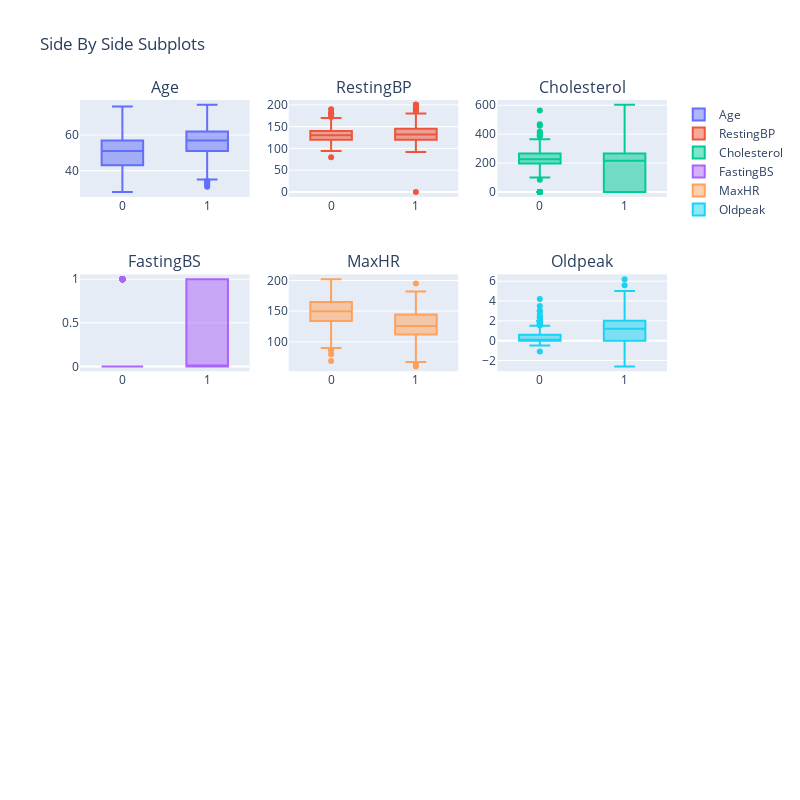

The code cell stored with this chart in its notebook:
### Markdown cell above
### Outliers

### Code cell
from plotly.subplots import make_subplots
import plotly.graph_objects as go

fig = make_subplots(rows=4, cols=3, subplot_titles=num_cols)


for i,col in enumerate(num_cols,1):
    plot_row = (i-1)//3 + 1
    plot_col = i - 3*(plot_row-1)
    fig.add_trace(
        go.Box(x=df["HeartDisease"],y=df[col],name=col),
        row=plot_row,
        col=plot_col
    )


fig.update_layout(height=800, width=800, title_text="Side By Side Subplots")
fig.show()

### Figure 1 — Plotly figure (JSON) as saved in the notebook; plotly's stock layout.template omitted (floating-point values rounded to 4 significant figures; data arrays with more than 128 entries replaced by an {"elided": "..."} marker saying what was removed)
{"data": [{"name": "Age", "type": "box", "x": {"elided": "918 int values"}, "xaxis": "x", "y": {"elided": "918 int values"}, "yaxis": "y"}, {"name": "RestingBP", "type": "box", "x": {"elided": "918 int values"}, "xaxis": "x2", "y": {"elided": "918 int values"}, "yaxis": "y2"}, {"name": "Cholesterol", "type": "box", "x": {"elided": "918 int values"}, "xaxis": "x3", "y": {"elided": "918 int values"}, "yaxis": "y3"}, {"name": "FastingBS", "type": "box", "x": {"elided": "918 int values"}, "xaxis": "x4", "y": {"elided": "918 int values"}, "yaxis": "y4"}, {"name": "MaxHR", "type": "box", "x": {"elided": "918 int values"}, "xaxis": "x5", "y": {"elided": "918 int values"}, "yaxis": "y5"}, {"name": "Oldpeak", "type": "box", "x": {"elided": "918 int values"}, "xaxis": "x6", "y": {"elided": "918 float values"}, "yaxis": "y6"}], "layout": {"annotations": [{"font": {"size": 16}, "showarrow": false, "text": "Age", "x": 0.1444, "xanchor": "center", "xref": "paper", "y": 1, "yanchor": "bottom", "yref": "paper"}, {"font": {"size": 16}, "showarrow": false, "text": "RestingBP", "x": 0.5, "xanchor": "center", "xref": "paper", "y": 1, "yanchor": "bottom", "yref": "paper"}, {"font": {"size": 16}, "showarrow": false, "text": "Cholesterol", "x": 0.8556, "xanchor": "center", "xref": "paper", "y": 1, "yanchor": "bottom", "yref": "paper"}, {"font": {"size": 16}, "showarrow": false, "text": "FastingBS", "x": 0.1444, "xanchor": "center", "xref": "paper", "y": 0.7188, "yanchor": "bottom", "yref": "paper"}, {"font": {"size": 16}, "showarrow": false, "text": "MaxHR", "x": 0.5, "xanchor": "center", "xref": "paper", "y": 0.7188, "yanchor": "bottom", "yref": "paper"}, {"font": {"size": 16}, "showarrow": false, "text": "Oldpeak", "x": 0.8556, "xanchor": "center", "xref": "paper", "y": 0.7188, "yanchor": "bottom", "yref": "paper"}], "height": 800, "title": {"text": "Side By Side Subplots"}, "width": 800, "xaxis": {"anchor": "y", "domain": [0, 0.2889]}, "xaxis10": {"anchor": "y10", "domain": [0, 0.2889]}, "xaxis11": {"anchor": "y11", "domain": [0.3556, 0.6444]}, "xaxis12": {"anchor": "y12", "domain": [0.7111, 1]}, "xaxis2": {"anchor": "y2", "domain": [0.3556, 0.6444]}, "xaxis3": {"anchor": "y3", "domain": [0.7111, 1]}, "xaxis4": {"anchor": "y4", "domain": [0, 0.2889]}, "xaxis5": {"anchor": "y5", "domain": [0.3556, 0.6444]}, "xaxis6": {"anchor": "y6", "domain": [0.7111, 1]}, "xaxis7": {"anchor": "y7", "domain": [0, 0.2889]}, "xaxis8": {"anchor": "y8", "domain": [0.3556, 0.6444]}, "xaxis9": {"anchor": "y9", "domain": [0.7111, 1]}, "yaxis": {"anchor": "x", "domain": [0.8438, 1]}, "yaxis10": {"anchor": "x10", "domain": [0, 0.1562]}, "yaxis11": {"anchor": "x11", "domain": [0, 0.1562]}, "yaxis12": {"anchor": "x12", "domain": [0, 0.1562]}, "yaxis2": {"anchor": "x2", "domain": [0.8438, 1]}, "yaxis3": {"anchor": "x3", "domain": [0.8438, 1]}, "yaxis4": {"anchor": "x4", "domain": [0.5625, 0.7188]}, "yaxis5": {"anchor": "x5", "domain": [0.5625, 0.7188]}, "yaxis6": {"anchor": "x6", "domain": [0.5625, 0.7188]}, "yaxis7": {"anchor": "x7", "domain": [0.2812, 0.4375]}, "yaxis8": {"anchor": "x8", "domain": [0.2812, 0.4375]}, "yaxis9": {"anchor": "x9", "domain": [0.2812, 0.4375]}}}
